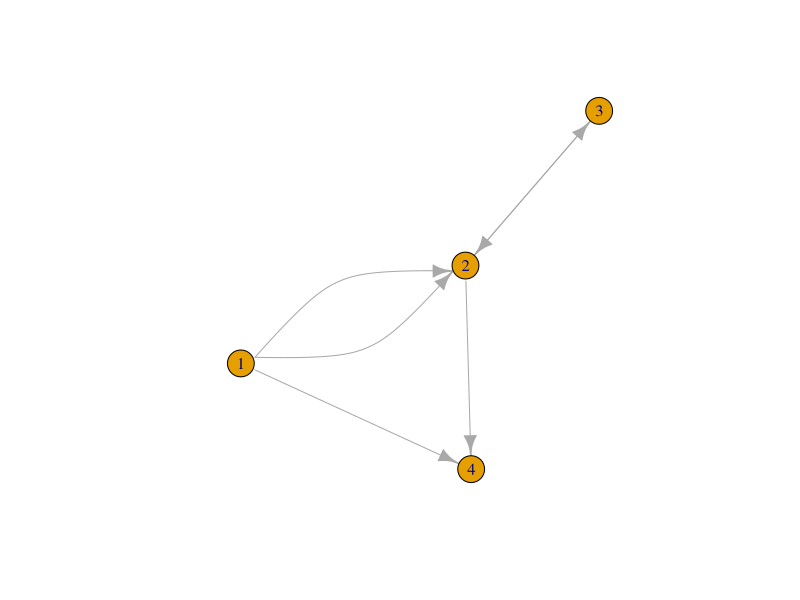

Here is the R script that generated this plot: (Note: this script raises an error after producing the figure.)

#
# ================= Preparaci??n previa =================
#

# CONFIGURAR el directorio de trabajo
setwd("/Desktop/datos")

# Cargar la librer??a igraph
library(igraph)

#
# ================= Creando grafos =================
#

# Ejemplo de multigrafo dirigido
g<-graph(c(1,2, 2,3, 3,2, 2,4, 1,4, 1,2), directed=T)
plot(g)

# Cargar el fichero de datos
g<-read.graph('carreteras.ncol', format='ncol', directed=F)

# Listar los v??rtices
V(g)

# Listar los arcos
E(g)

# Ver un arco en concreto
E(g)[[3]]

#
# ================= Manipulaci??n b??sica de grafos =================
#

# === Eliminar v??rtices y arcos ===
# Eliminar v??rtices
V(g)
g<-delete.vertices(g, c('Badajoz'))
V(g)

# Eliminar arcos
E(g)
g<-delete.edges(g, E(g, P=c('Coru??a','Vigo','Gerona','Barcelona')))
E(g)

# === A??adir v??rtices y arcos ===
# Empezamos cargando de nuevo el grafo inicial de fichero
g<-read.graph('Tema9b.carreteras.ncol', format='ncol', directed=F)

# A??adimos v??rtices ...
# El segundo par??metro es el n??mero de v??rtices a a??adir
V(g)
g<-add.vertices(g, 1, attr=list(name='C??ceres'))
V(g)

# A??adimos arcos ...
E(g)
g<-add.edges(g, c('C??ceres', 'Madrid', 'C??ceres', 'Badajoz'), attr=list(weight=c(250,95)))
E(g)

# === Acceder a los atributos ===
V(g)$name
E(g)$name
V(g)$weight
E(g)$weight
V(g)$color
E(g)$color

# === Manipular los atributos ===
# Que el nombre de los arcos coincida con el peso
E(g)$name
E(g)$name<-E(g)$weight
E(g)$name

# Colores en los arcos en funci??n de la distancia
E(g)$color
E(g)[E(g)$weight <= 100]$color <- "Green"
E(g)[E(g)$weight > 100 & E(g)$weight <= 300]$color <- "Yellow"
E(g)[E(g)$weight > 300]$color <- "Red"
E(g)$color


#
# ================= Representaci??n gr??fica de grafos ================= 
#

# Podemos pintarlos con la funci??n plot...
plot(g)

# Podemos configurar el aspecto de la figura
# A??adimos un atributo propio (forma) a los v??rtices, con valores 'circle' o 'square'
V(g)$forma<-rep('circle', length(V(g)))
V(g)[V(g)$name=='Madrid']$forma<-"square"
plot(g, 
	vertex.size=20, 
	vertex.label=toupper(substr(V(g)$name,1,3)), 
	vertex.shape=V(g)$forma, 
	edge.width=3, 
	edge.lty='dashed', 
	edge.label=E(g)$name)


# === Layouts ===

# Layout circle
plot(g, 
	vertex.size=20, 
	vertex.label=toupper(substr(V(g)$name,1,3)), 
	vertex.shape=V(g)$forma, 
	edge.width=3, 
	edge.lty='dashed', 
	edge.label=E(g)$name,
	layout=layout.circle(g)
	)


# Layout Fruchterman-Reingold
plot(g, 
	vertex.size=20, 
	vertex.label=toupper(substr(V(g)$name,1,3)), 
	vertex.shape=V(g)$forma, 
	edge.width=3, 
	edge.lty='dashed', 
	edge.label=E(g)$name,
	layout=layout.fruchterman.reingold(g)
	)


# Layout en estrella
plot(g, 
     vertex.size=20,
     vertex.label=toupper(substr(V(g)$name,1,3)), 
     vertex.shape=V(g)$forma, 
     edge.width=3, 
     edge.lty='dashed', 
     edge.label=E(g)$name,
     layout=layout.star(g)
)


# Ejemplo de uso de layout propio
ej<-graph(c(1,2, 2,3, 2,4), directed=T)
plot(ej)

m<-matrix(c(10,100,20,100,30,150,30,50), 4,2, byrow=T)
m
plot(ej, layout=m)


#
# ================= An??lisis b??sico del grafo =================
#

# === Par??metros b??sicos ===

length(V(g))
length(E(g))

# Conexo o no
is.connected(g)

# Simple o no
is.simple(g)

# Nombres de los vecinos de Zaragoza
V(g)[neighbors(g,'Zaragoza')]$name

# Distancia m??xima entre dos nodos cualesquiera de la red
# En km (usando weights)
diameter(g)
# En saltos (usando un weights propio)
diameter(g, weights=rep(1,length(E(g))))

# Densidad
graph.density(g)


# === Rutas ===

# No tiene en cuenta el weights, s??lo los saltos!
average.path.length(g)

# Informaci??n sobre caminos m??s cortos
paths<-get.shortest.paths(g, from='Vigo', to='Murcia')
# Como puede haber varios de igual coste (m??nimo) nos quedamos con el 1o
V(g)[as.vector(paths$vpath[[1]])]$name


#
# ================= Medidas de centralidad =================
#

closeness(g)
closeness(g, "Sevilla")

betweenness(g)
betweenness(g, 'Valladolid')

degree(g)
degree(g, 'Albacete')

# Tres nodos con mayor degree
sort(degree(g), decreasing=T)[1:3]
